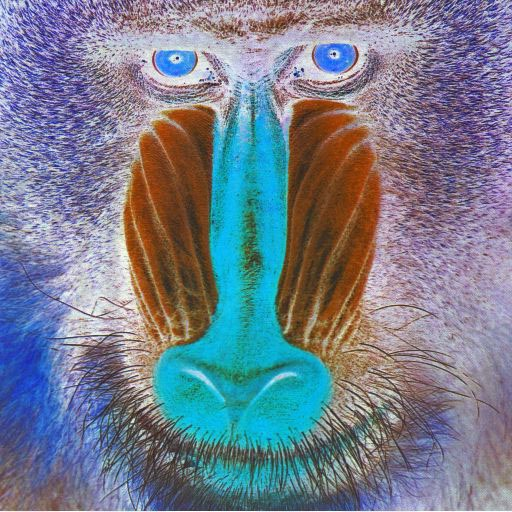
#> input picture Lab 2/mandrill2.jpg, 512 x 512 px
$ python mandrill2fix.py
#> lines starting #> are read from the running program, lines starting #| are printed output that depends on the picture
import numpy as np
from matplotlib import pyplot as plt
import cv2

img = cv2.imread('mandrill2.jpg',1)
#> img is the input picture: shape (512, 512, 3); mean B, G, R 141.8, 126.1, 117.6
cv2.imshow("Pic",img)

img_not = cv2.bitwise_not(img)
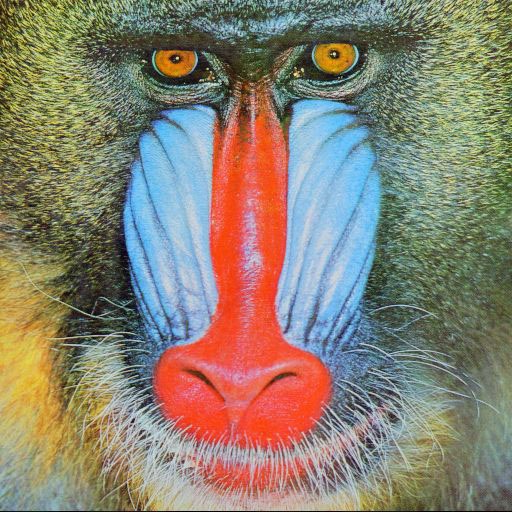
#> img_not: shape (512, 512, 3); mean B, G, R 113.2, 128.9, 137.4
cv2.imshow("Invert1",img_not)
cv2.waitKey(0)
cv2.destroyAllWindows()

$ run again, with Lab 2/mandrill0.jpg copied over Lab 2/mandrill2.jpg
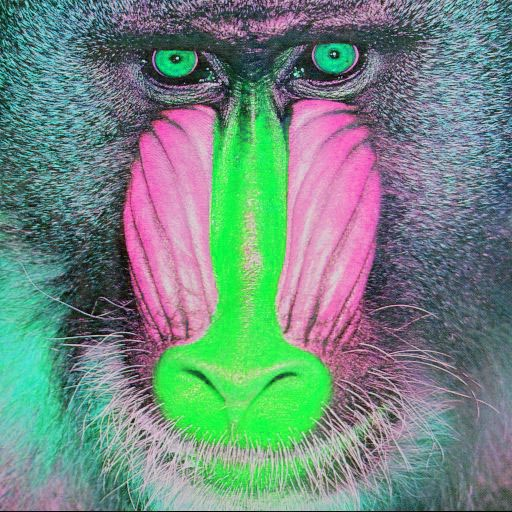
#> input picture Lab 2/mandrill0.jpg, 512 x 512 px
#> img is the input picture: shape (512, 512, 3); mean B, G, R 128.9, 137.4, 113.2
#> `img_not = cv2.bitwise_not(img)`:
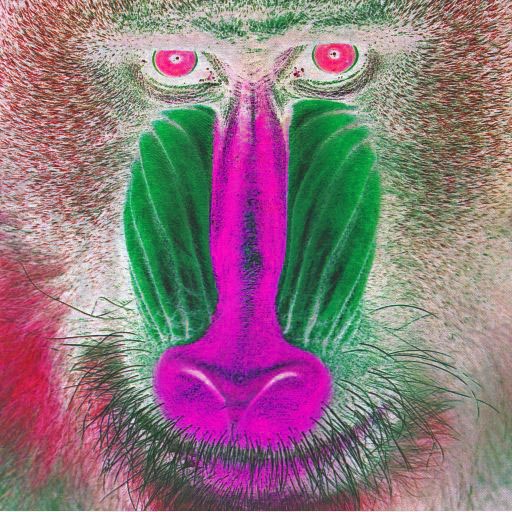
#> img_not: shape (512, 512, 3); mean B, G, R 126.1, 117.6, 141.8

$ run again, with Lab 2/mandrill1.jpg copied over Lab 2/mandrill2.jpg
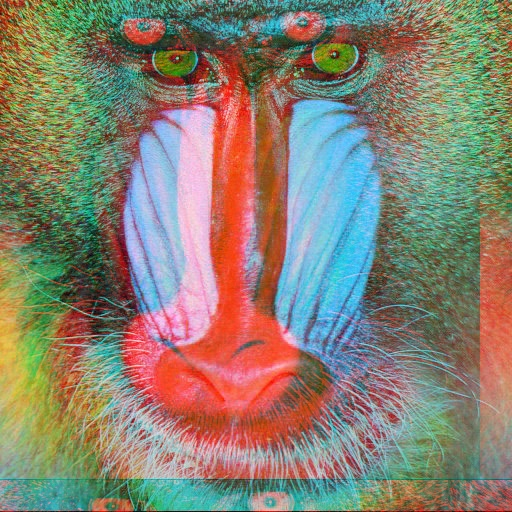
#> input picture Lab 2/mandrill1.jpg, 512 x 512 px
#> img is the input picture: shape (512, 512, 3); mean B, G, R 113.1, 128.9, 136.9
#> `img_not = cv2.bitwise_not(img)`:
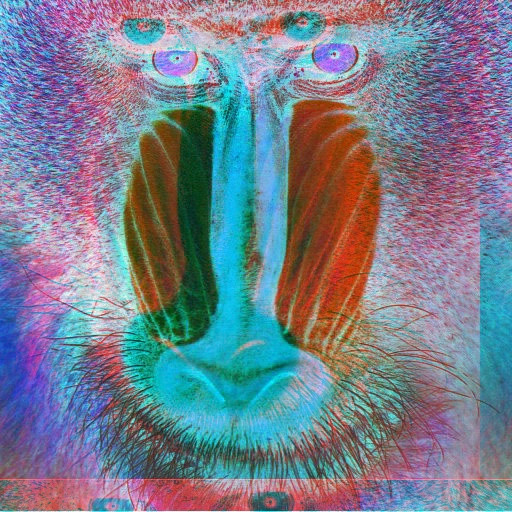
#> img_not: shape (512, 512, 3); mean B, G, R 141.9, 126.1, 118.1

$ run again, with Lab 2/mandrill3.jpg copied over Lab 2/mandrill2.jpg
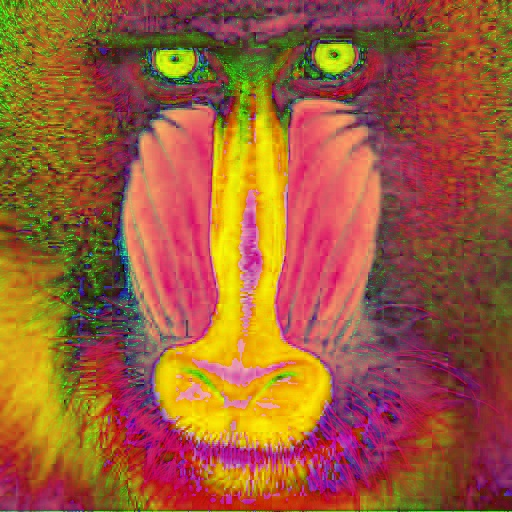
#> input picture Lab 2/mandrill3.jpg, 512 x 512 px
#> img is the input picture: shape (512, 512, 3); mean B, G, R 57.2, 92, 157.5
#> `img_not = cv2.bitwise_not(img)`:
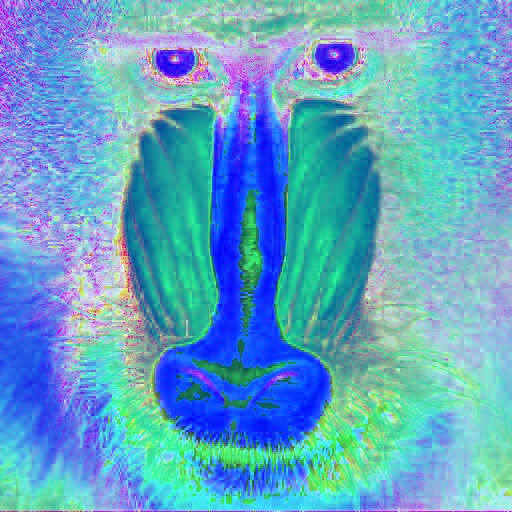
#> img_not: shape (512, 512, 3); mean B, G, R 197.8, 163, 97.5
